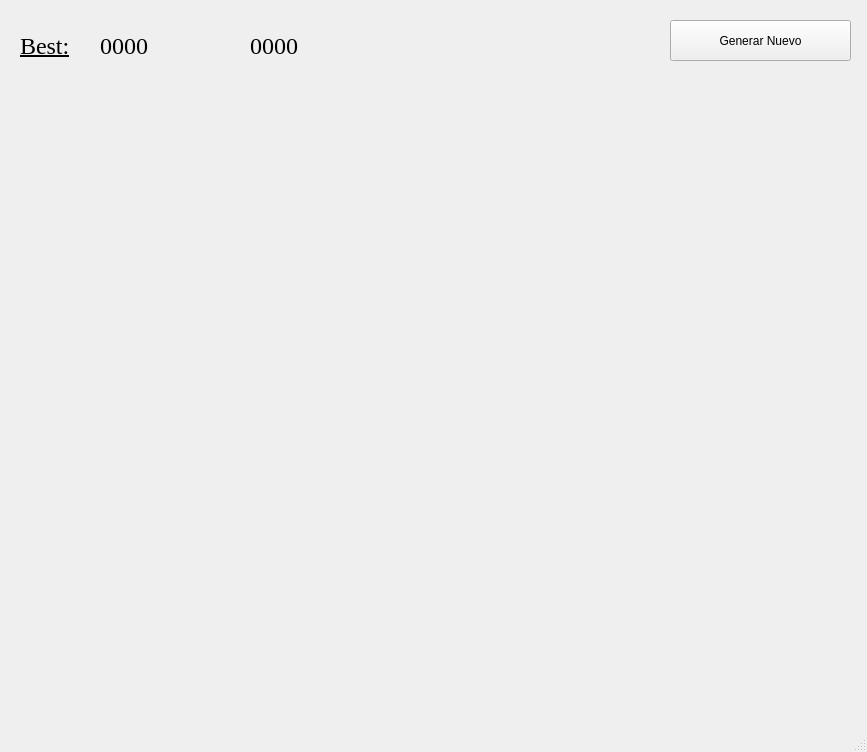
<?xml version="1.0" encoding="UTF-8"?>
<ui version="4.0">
 <class>MainWindow</class>
 <widget class="QMainWindow" name="MainWindow">
  <property name="enabled">
   <bool>true</bool>
  </property>
  <property name="geometry">
   <rect>
    <x>0</x>
    <y>0</y>
    <width>867</width>
    <height>752</height>
   </rect>
  </property>
  <property name="sizePolicy">
   <sizepolicy hsizetype="Preferred" vsizetype="Preferred">
    <horstretch>0</horstretch>
    <verstretch>0</verstretch>
   </sizepolicy>
  </property>
  <property name="minimumSize">
   <size>
    <width>800</width>
    <height>600</height>
   </size>
  </property>
  <property name="windowTitle">
   <string>MainWindow</string>
  </property>
  <widget class="QWidget" name="centralwidget">
   <widget class="QLabel" name="lbl_best">
    <property name="geometry">
     <rect>
      <x>100</x>
      <y>20</y>
      <width>101</width>
      <height>51</height>
     </rect>
    </property>
    <property name="font">
     <font>
      <family>Times New Roman</family>
      <pointsize>18</pointsize>
     </font>
    </property>
    <property name="text">
     <string>0000</string>
    </property>
   </widget>
   <widget class="QLabel" name="label1">
    <property name="geometry">
     <rect>
      <x>20</x>
      <y>20</y>
      <width>81</width>
      <height>51</height>
     </rect>
    </property>
    <property name="font">
     <font>
      <family>Times New Roman</family>
      <pointsize>18</pointsize>
      <underline>true</underline>
     </font>
    </property>
    <property name="text">
     <string>Best:</string>
    </property>
   </widget>
   <widget class="QLabel" name="lbl_path">
    <property name="geometry">
     <rect>
      <x>250</x>
      <y>20</y>
      <width>391</width>
      <height>51</height>
     </rect>
    </property>
    <property name="font">
     <font>
      <family>Times New Roman</family>
      <pointsize>18</pointsize>
     </font>
    </property>
    <property name="text">
     <string>0000</string>
    </property>
   </widget>
   <widget class="QGraphicsView" name="graph_view">
    <property name="geometry">
     <rect>
      <x>30</x>
      <y>80</y>
      <width>800</width>
      <height>600</height>
     </rect>
    </property>
    <property name="autoFillBackground">
     <bool>false</bool>
    </property>
    <property name="styleSheet">
     <string notr="true">background-color: transparent;
border: none;</string>
    </property>
   </widget>
   <widget class="QPushButton" name="btn_new">
    <property name="geometry">
     <rect>
      <x>670</x>
      <y>20</y>
      <width>181</width>
      <height>41</height>
     </rect>
    </property>
    <property name="text">
     <string>Generar Nuevo</string>
    </property>
   </widget>
   <zorder>label1</zorder>
   <zorder>lbl_best</zorder>
   <zorder>lbl_path</zorder>
   <zorder>graph_view</zorder>
   <zorder>btn_new</zorder>
  </widget>
  <widget class="QMenuBar" name="menubar">
   <property name="geometry">
    <rect>
     <x>0</x>
     <y>0</y>
     <width>867</width>
     <height>26</height>
    </rect>
   </property>
  </widget>
  <widget class="QStatusBar" name="statusbar"/>
 </widget>
 <resources/>
 <connections/>
</ui>
